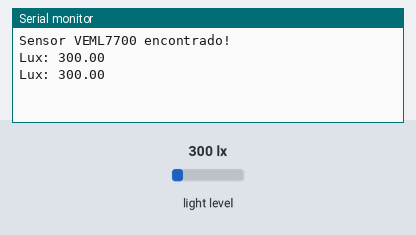
The sketch below on a simulated Arduino Uno, built with avr-gcc and run on an emulated ATmega328P. Shown: the last lines printed to the serial monitor. The inputs (shaded band) are chosen by the test bench; at power-on: light level 300 lx.

Above: at 1.8 s.
1.9 s: light level set to 40 lx
At 2.4 s:
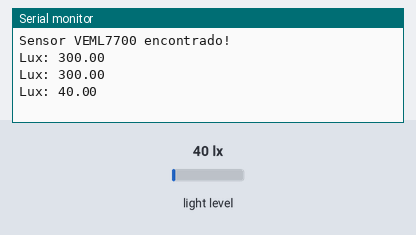
3.4 s: light level set to 500 lx
At 4.8 s:
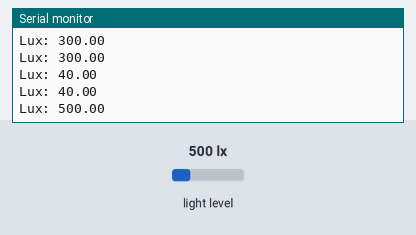
Timing chart, 0 to 6.4 s (numbered marks = the images above; inputs shaded):
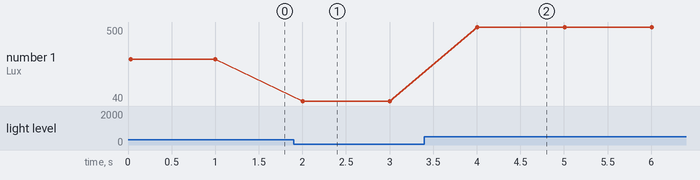

Measured:
- after the input at 1.9 s, the serial monitor: prints a new line after 0.10 s (image 1)
- after the input at 3.4 s, the serial monitor: prints a new line after 0.61 s (image 2)
- plotted number 1: 300 → 40 after the input at 1.9 s, 40 → 500 after the input at 3.4 s

The sketch:

VEML7700_lux.ino
```cpp
#include <Wire.h>
#include "Adafruit_VEML7700.h"

Adafruit_VEML7700 veml7700;

void setup() {
  Serial.begin(9600);

  if (!veml7700.begin()) {
    Serial.println("No se pudo encontrar el sensor VEML7700");
    while (1);
  }

  Serial.println("Sensor VEML7700 encontrado!");
}

void loop() {
  float lux = veml7700.readLux();
  Serial.print("Lux: ");
  Serial.println(lux);
  delay(1000); // Espera un segundo antes de realizar la próxima lectura
}
```
